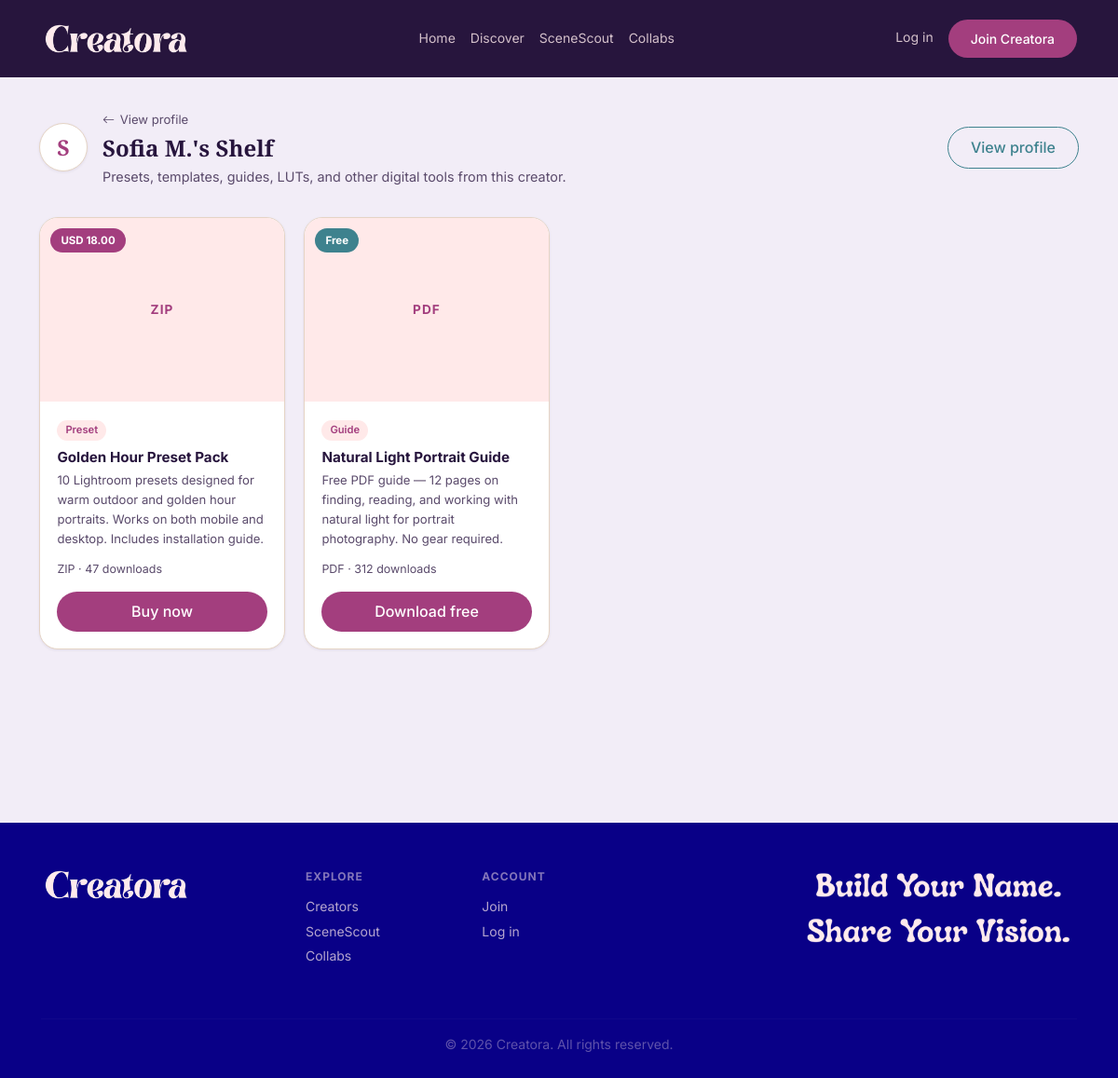
The page /shelf/sofia_m on the database its author committed.
### models.py (models this page shows, shortened)
class User(UserMixin, db.Model):
    __tablename__ = 'users'
    id           = db.Column(db.Integer, primary_key=True)
    username     = db.Column(db.String(50),  unique=True, nullable=False)
    email        = db.Column(db.String(120), unique=True, nullable=False)
    password     = db.Column(db.String(256), nullable=False)
    role         = db.Column(db.String(30),  nullable=False)  # one of CREATOR_ROLES
    display_name  = db.Column(db.String(100))
    bio           = db.Column(db.Text)
    location      = db.Column(db.String(100))
    avatar        = db.Column(db.String(255))   # filename in uploads/
    website       = db.Column(db.String(255))
    instagram     = db.Column(db.String(100))
    is_public     = db.Column(db.Boolean, default=True)
    security_question = db.Column(db.String(255))  # ← add
    security_answer = db.Column(db.String(255))  # ← add (stored hashed)
    created_at    = db.Column(db.DateTime, default=datetime.utcnow)
    portfolio_items = db.relationship('PortfolioItem',  backref='creator', lazy=True)
    inquiries_recv  = db.relationship('Inquiry',        backref='creator', lazy=True,
                                      foreign_keys='Inquiry.creator_id')
    content_posts   = db.relationship('ContentPost',    backref='creator', lazy=True)
    locations       = db.relationship('Location',       backref='creator', lazy=True)
    collaborations  = db.relationship('Collaboration',  backref='creator', lazy=True)
    shelf_items = db.relationship('ShelfItem', backref='creator', lazy=True)
    is_public = db.Column(db.Boolean, default=True)
    profile_views = db.Column(db.Integer, default=0)  # ← add this

class ShelfItem(db.Model):
    __tablename__ = 'shelf_items'
    id = db.Column(db.Integer, primary_key=True)
    creator_id = db.Column(db.Integer, db.ForeignKey('users.id'), nullable=False)
    title = db.Column(db.String(120), nullable=False)
    description = db.Column(db.Text)
    category = db.Column(db.String(30))  # from SHELF_CATEGORIES
    cover_image = db.Column(db.String(255))  # preview image filename
    tags = db.Column(db.String(255))  # comma-separated
    file_path = db.Column(db.String(255), nullable=False)  # stored filename
    file_name = db.Column(db.String(255))  # original filename shown to buyer
    file_size = db.Column(db.Integer)  # bytes
    file_type = db.Column(db.String(50))  # e.g. "zip", "pdf", "xmp"
    price = db.Column(db.Float, default=0.0)  # 0.0 = free
    currency = db.Column(db.String(3), default='USD')
    is_free = db.Column(db.Boolean, default=False)
    is_published = db.Column(db.Boolean, default=False)
    download_count = db.Column(db.Integer, default=0)
    created_at = db.Column(db.DateTime, default=datetime.utcnow)
    updated_at = db.Column(db.DateTime, default=datetime.utcnow, onupdate=datetime.utcnow)
    downloads = db.relationship('ShelfDownload', backref='item', lazy=True)

### routes/public.py (the view)
@public_bp.route('/shelf/<username>')
def creator_shelf(username):
    creator = User.query.filter_by(username=username).first_or_404()
    is_owner = current_user.is_authenticated and current_user.id == creator.id
    if not creator.is_public and not is_owner:
        abort(404)
    items = ShelfItem.query.filter_by(
        creator_id=creator.id,
        is_published=True
    ).order_by(ShelfItem.created_at.desc()).all()
    return render_template('public/creator_shelf.html', creator=creator, items=items)

### app.py (called while the page is built)
@app.context_processor
def inject_globals():
    unread_count = 0
    if current_user.is_authenticated:
        unread_count = Notification.query.filter_by(
            user_id=current_user.id, is_read=False
        ).count()
    return {
        'now': datetime.utcnow(),
        'app_name': 'Creatora',
        'unread_notifications': unread_count,
    }

### templates/public/creator_shelf.html (shortened to what this page needs)
{% extends "base.html" %}
{% block content %}
<div class="public-shelf-page">
  <div class="container">
    <div class="public-shelf-header">
      <div class="shelf-owner">
        <div class="shelf-avatar">
          {{ (creator.display_name or creator.username)[0] | upper }}
        </div>
        <div>
          <a href="{{ url_for('public.profile', username=creator.username) }}" class="profile-link">
            <i class="bi bi-arrow-left"></i> View profile
          </a>
          <h1>{{ creator.display_name or creator.username }}'s Shelf</h1>
          <p class="subtitle">Presets, templates, guides, LUTs, and other digital tools from this creator.</p>
        </div>
      </div>
      <a href="{{ url_for('public.profile', username=creator.username) }}" class="btn btn-secondary">View profile</a>
    </div>
    {% if items %}
      <div class="shelf-grid">
        {% for item in items %}
        <article class="shelf-card">
          <div class="shelf-card__cover">
            {% if item.cover_image %}
              <img src="{{ url_for('static', filename='images/uploads/' ~ item.cover_image) }}" alt="{{ item.title }}" loading="lazy">
            {% else %}
              <div class="shelf-card__cover-placeholder"><span>{{ item.file_type | upper }}</span></div>
            {% endif %}
            <span class="shelf-card__badge shelf-card__badge--{{ 'free' if item.is_free else 'paid' }}">
              {{ 'Free' if item.is_free else item.currency ~ ' ' ~ '%.2f' | format(item.price) }}
            </span>
          </div>
          <div class="shelf-card__body">
            <span class="shelf-card__category">{{ item.category | replace('_',' ') | title }}</span>
            <h3 class="shelf-card__title">{{ item.title }}</h3>
            {% if item.description %}<p class="shelf-card__desc">{{ item.description }}</p>{% endif %}
            <p class="shelf-card__meta">{{ item.file_type | upper }} &middot; {{ item.download_count }} downloads</p>
            <a href="{{ url_for('shelf_download', item_id=item.id) }}" class="btn btn-primary btn-full">
              {{ 'Download free' if item.is_free else 'Buy now' }}
            </a>
          </div>
        </article>
        {% endfor %}
      </div>
    {% else %}
      <div class="shelf-empty">
        <span class="empty-icon"><i class="bi bi-bag-heart"></i></span>
        <h5>This shelf is empty</h5>
        <p>This creator has not published shelf items yet. Check their profile for portfolio work and ways to connect.</p>
      </div>
    {% endif %}
  </div>
</div>
{% endblock %}

### static/css/variables.css (style rules this page uses)
:root { --color-lavender-blush: #FFEBED; --color-soft-blush: #FFE9E9; --color-powder-blush: #F6B6B7; --color-powder-blush-deep: #F2A4A5; --color-papaya-whip: #FFFFD2; --color-honeydew: #F2FFE9; --color-muted-teal: #A6C9B6; --color-almond-cream: #E5D4C5; --color-burnt-peach: #D18A75; --color-berry-blush: #A33E7E; --color-pacific-cyan: #3E828E; --color-rich-cerulean: #3078A4; --color-dark-amethyst: #27153D; --color-dark-amethyst-cool: #260C45; --color-navy: #090087; --brand-primary: var(--color-berry-blush); --brand-primary-hover: #8a3468; --brand-secondary: var(--color-pacific-cyan); --brand-secondary-hover: #2f636d; --bg-page: var(--color-lavender-blush); --bg-card: #ffffff; --bg-card-soft: var(--color-soft-blush); --bg-muted: var(--color-almond-cream); --bg-dark: var(--color-dark-amethyst); --bg-footer: var(--color-navy); --text-primary: var(--color-dark-amethyst); --text-secondary: #5a4a6b; --text-on-dark: var(--color-lavender-blush); --text-on-primary: #ffffff; --text-link: var(--color-pacific-cyan); --text-link-hover: var(--color-berry-blush); --accent-warm: var(--color-burnt-peach); --accent-mint: var(--color-muted-teal); --accent-cream: var(--color-papaya-whip); --border-default: var(--color-almond-cream); --border-strong: var(--color-muted-teal); --success: var(--color-honeydew); --success-text: #2a6b3c; --font-heading: 'Playfair Display', 'Georgia', serif; --font-body: 'Inter', 'Helvetica Neue', sans-serif; --font-mono: 'Fira Code', monospace; --text-xs: 0.75rem; --text-sm: 0.875rem; --text-base: 1rem; --text-lg: 1.125rem; --text-xl: 1.25rem; --text-2xl: 1.5rem; --text-3xl: 1.875rem; --text-4xl: 2.25rem; --space-1: 0.25rem; --space-2: 0.5rem; --space-3: 0.75rem; --space-4: 1rem; --space-6: 1.5rem; --space-8: 2rem; --space-12: 3rem; --space-16: 4rem; --radius-sm: 6px; --radius-md: 12px; --radius-lg: 20px; --radius-xl: 32px; --radius-full: 9999px; --shadow-sm: 0 1px 3px rgba(39, 21, 61, 0.08); --shadow-md: 0 4px 16px rgba(39, 21, 61, 0.10); --shadow-lg: 0 8px 32px rgba(39, 21, 61, 0.14); --transition-fast: 150ms ease; --transition-normal: 250ms ease; }

### static/css/main.css (style rules this page uses)
*, *::before, *::after { box-sizing: border-box; margin: 0; padding: 0; }
body { font-family: var(--font-body); font-size: var(--text-base); color: var(--text-primary); background-color: var(--bg-page); line-height: 1.6; }
h1, h2, h3, h4, h5, h6 { font-family: var(--font-heading); font-weight: 700; color: var(--text-primary); line-height: 1.2; }
a { color: var(--text-link); text-decoration: none; transition: color var(--transition-fast); }
.btn-primary { background-color: var(--brand-primary); color: var(--text-on-primary); border: none; border-radius: var(--radius-full); padding: 0.6rem 1.5rem; font-weight: 500; transition: background var(--transition-fast), transform var(--transition-fast); cursor: pointer; }
.btn-secondary { background-color: transparent; color: var(--brand-secondary); border: 1.5px solid var(--brand-secondary); border-radius: var(--radius-full); padding: 0.6rem 1.5rem; font-weight: 500; transition: all var(--transition-fast); cursor: pointer; }

### rows shown on the page
User: display_name "S", display_name "Sofia M."
ShelfItem: file_type "ZIP", is_free+currency+price "USD 18.00", category "Preset", title "Golden Hour Preset Pack", description "10 Lightroom presets designed for warm outdoor and golden hour portraits. Works on both mobile and desktop. Includes installation guide.", download_count "47", is_free "Buy now"
ShelfItem: file_type "PDF", is_free "Free", category "Guide", title "Natural Light Portrait Guide", description "Free PDF guide — 12 pages on finding, reading, and working with natural light for portrait photography. No gear required.", download_count "312", is_free "Download free"
